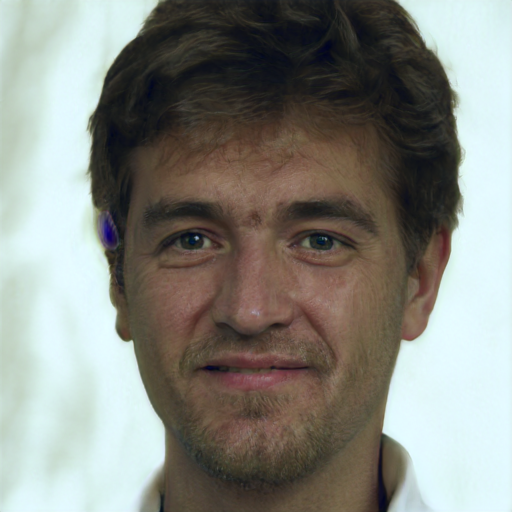
%> input picture FSR-2.png, 512 x 512 px
$ octave demo.m   (GNU Octave 9; MATLAB toolbox functions it lacks are replaced by stand-ins)
%> lines starting %> are read from the running program, lines starting %| are printed output that depends on the picture
### FIRES.m
function [quality] = FIRES(img, ori, left_eye, right_eye, th, weight)
    load('modelparameters_eye.mat');
    load('modelparameters_face.mat');

    [row1, ~] = size(left_eye);
    [row2, ~] = size(right_eye);
    if row1 < 24 || row2 < 24
        niqe_l = [];
        niqe_r = [];
    else
        niqe_l = computequality(left_eye,24,24,0,0, mu_prisparam_eye,cov_prisparam_eye);
        niqe_r = computequality(right_eye,24,24,0,0, mu_prisparam_eye,cov_prisparam_eye);
    end
    niqe_f = computequality(img,96,96,0,0, mu_prisparam,cov_prisparam);
    if isempty(niqe_r) || isempty(niqe_l)
        r = niqe_f;
    else
        r = mean([niqe_f, niqe_r, niqe_l]);
    end
    identity = ExtractIdentity(ori, img);
    if identity > th
        quality = weight * (1-r/15);
%         real_score(k) = 0.05;
    else
        quality = 1-r/15;
    end
end

### recognizability/computequality.m
function  quality = computequality(im,blocksizerow,blocksizecol,...
    blockrowoverlap,blockcoloverlap,mu_prisparam,cov_prisparam)

% Input
% im              - Image whose quality needs to be computed
% blocksizerow    - Height of the blocks in to which image is divided
% blocksizecol    - Width of the blocks in to which image is divided
% blockrowoverlap - Amount of vertical overlap between blocks
% blockcoloverlap - Amount of horizontal overlap between blocks
% mu_prisparam    - mean of multivariate Gaussian model
% cov_prisparam   - covariance of multivariate Gaussian model

% For good performance, it is advisable to use make the multivariate Gaussian model
% using same size patches as the distorted image is divided in to

% Output
%quality      - Quality of the input distorted image

% Example call
%quality = computequality(im,96,96,0,0,mu_prisparam,cov_prisparam)

% ---------------------------------------------------------------
%Number of features
% 18 features at each scale
featnum      = 18;
%----------------------------------------------------------------
%Compute features
if(size(im,3)==3)
im               = rgb2gray(im);
end
im               = double(im);
[row col]        = size(im);
block_rownum     = floor(row/blocksizerow);
block_colnum     = floor(col/blocksizecol);

im               = im(1:block_rownum*blocksizerow,1:block_colnum*blocksizecol);
[row col]        = size(im);
block_rownum     = floor(row/blocksizerow);
block_colnum     = floor(col/blocksizecol);
im               = im(1:block_rownum*blocksizerow, ...
                   1:block_colnum*blocksizecol);
window           = fspecial('gaussian',7,7/6);
window           = window/sum(sum(window));
scalenum         = 2;
warning('off')

feat             = [];


for itr_scale = 1:scalenum


mu                       = imfilter(im,window,'replicate');
mu_sq                    = mu.*mu;
sigma                    = sqrt(abs(imfilter(im.*im,window,'replicate') - mu_sq));
structdis                = (im-mu)./(sigma+1);


feat_scale               = blkproc(structdis,[blocksizerow/itr_scale blocksizecol/itr_scale], ...
                           [blockrowoverlap/itr_scale blockcoloverlap/itr_scale], ...
                           @computefeature);
feat_scale               = reshape(feat_scale,[featnum ....
                           size(feat_scale,1)*size(feat_scale,2)/featnum]);
feat_scale               = feat_scale';  %n*18,n是图像块的个数，18是维度


% [5 lines of commented-out code are left out]


feat                     = [feat feat_scale];

im =imresize(im,0.5);  % n*36

end


% Fit a MVG model to distorted patch features
distparam        = feat;
mu_distparam     = nanmean(distparam);  % 所有图像块特征的均值
cov_distparam    = nancov(distparam);

% Compute quality
invcov_param     = pinv((cov_prisparam+cov_distparam)/2);
quality = sqrt((mu_prisparam-mu_distparam)* ...
    invcov_param*(mu_prisparam-mu_distparam)');

### demo.m
clear;
clc;

addpath('./recognizability')
addpath('./component')

FSR_im = imread('FSR-2.png');
%> FSR_im is the input picture: size 512x512x3 uint8; mean R, G, B 133.7, 134.8, 128.2
LR_im = imread('LR.png');
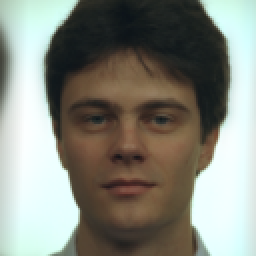
%> input picture LR.png, 128 x 128 px (shown 2 times larger)
%> LR_im is the input picture: size 128x128x3 uint8; mean R, G, B 133.5, 134.9, 125.6

left_eye = imread('./component/FSR-2/left_eye.png');
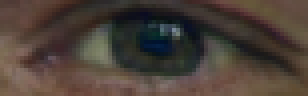
%> input picture component/FSR-2/left_eye.png, 77 x 24 px (shown 4 times larger)
%> left_eye is the input picture: size 24x77x3 uint8; mean R, G, B 75.5, 63.8, 55.9
right_eye = imread('./component/FSR-2/right_eye.png');
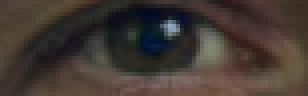
%> input picture component/FSR-2/right_eye.png, 77 x 24 px (shown 4 times larger)
%> right_eye is the input picture: size 24x77x3 uint8; mean R, G, B 66.6, 57.2, 51

th = 120;
weight = 0.2;
q = FIRES(FSR_im, LR_im, left_eye, right_eye, th, weight);
%> in computequality, `im               = rgb2gray(im);`:
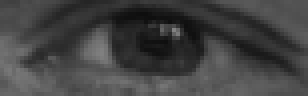
%> im: size 24x77 uint8 (shown 4 times larger); min 14, max 130, mean 66.4
%> the run ends on the next line
